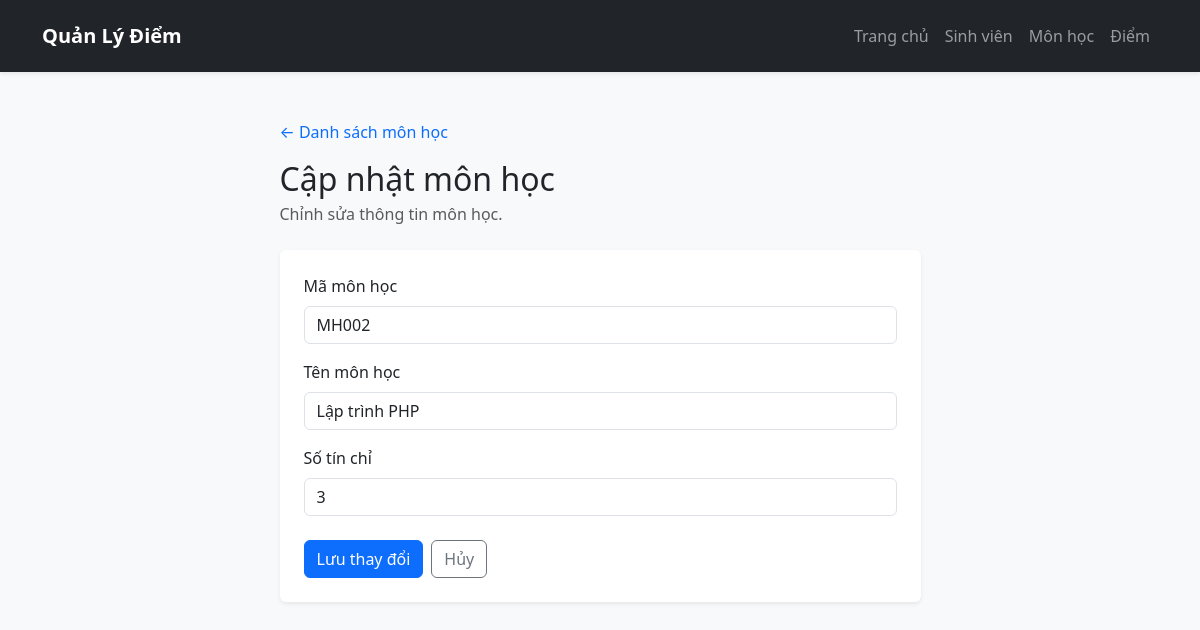
The page /monhoc/edit.php?id=2 (signed in) on the database its author committed.
### tables this page shows
CREATE TABLE IF NOT EXISTS `monhoc` (
    `id` INT NOT NULL AUTO_INCREMENT,
    `ma_mh` VARCHAR(20) NOT NULL,
    `ten_mh` VARCHAR(100) NOT NULL,
    `so_tin_chi` INT NOT NULL,
    PRIMARY KEY (`id`),
    UNIQUE KEY `uq_monhoc_ma_mh` (`ma_mh`)
);

### monhoc/edit.php (the view, shortened to what this page needs)
<?php
require_once __DIR__ . '/../config/db.php';
require_once __DIR__ . '/../includes/header.php';
$requestId = $_SERVER['REQUEST_METHOD'] === 'POST'
    ? ($_POST['id'] ?? '')
    : ($_GET['id'] ?? '');
$id = filter_var($requestId, FILTER_VALIDATE_INT, ['options' => ['min_range' => 1]]);
$course = null;
if ($id === false || $id === null) {
    $error = 'Mã môn học cần cập nhật không hợp lệ.';
} else {
    $selectStmt = $conn->prepare('SELECT id, ma_mh, ten_mh, so_tin_chi FROM monhoc WHERE id = ?');
    $selectStmt->bind_param('i', $id);
    $selectStmt->execute();
    $result = $selectStmt->get_result();
    $course = $result->fetch_assoc();
}
?>
<main class="container py-5">
    <div class="row justify-content-center">
        <div class="col-lg-8 col-xl-7">
            <div class="mb-4">
                <a class="text-decoration-none" href="index.php">&larr; Danh sách môn học</a>
                <h1 class="h2 mt-3 mb-1">Cập nhật môn học</h1>
                <p class="text-muted mb-0">Chỉnh sửa thông tin môn học.</p>
            </div>
            <?php if ($course !== null): ?>
                <div class="card border-0 shadow-sm">
                    <div class="card-body p-4">
                        <form method="post" action="edit.php">
                            <div class="mb-3">
                                <label for="ma_mh" class="form-label">Mã môn học</label>
                                <input type="text" class="form-control" id="ma_mh" name="ma_mh" maxlength="50" value="<?php echo htmlspecialchars($course['ma_mh'], ENT_QUOTES, 'UTF-8'); ?>" required>
                            </div>
                            <div class="mb-3">
                                <label for="ten_mh" class="form-label">Tên môn học</label>
                                <input type="text" class="form-control" id="ten_mh" name="ten_mh" maxlength="255" value="<?php echo htmlspecialchars($course['ten_mh'], ENT_QUOTES, 'UTF-8'); ?>" required>
                            </div>
                            <div class="mb-4">
                                <label for="so_tin_chi" class="form-label">Số tín chỉ</label>
                                <input type="number" class="form-control" id="so_tin_chi" name="so_tin_chi" min="1" step="1" value="<?php echo htmlspecialchars((string) $course['so_tin_chi'], ENT_QUOTES, 'UTF-8'); ?>" required>
                            </div>
                            <div class="d-flex gap-2">
                                <button type="submit" class="btn btn-primary">Lưu thay đổi</button>
                                <a href="index.php" class="btn btn-outline-secondary">Hủy</a>
                            </div>
                        </form>
                    </div>
                </div>
            <?php endif; ?>
        </div>
    </div>
</main>
<?php require_once __DIR__ . '/../includes/footer.php'; ?>

### rows shown on the page
monhoc: ma_mh "MH002", ten_mh "Lập trình PHP", so_tin_chi "3"
